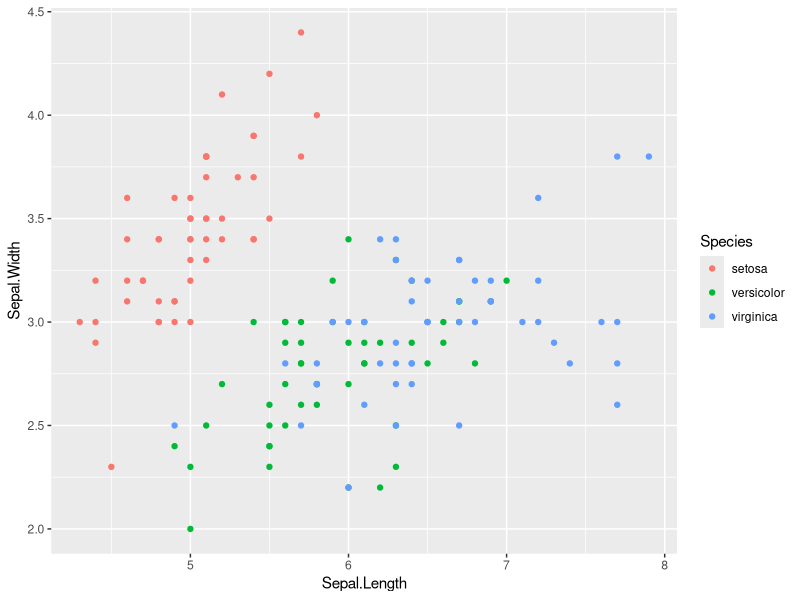
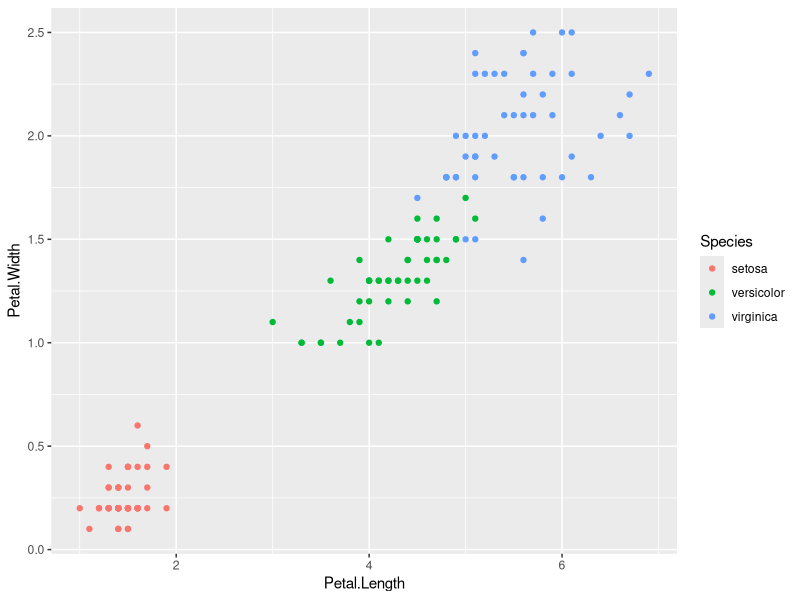

Write the R code that produced these figures, in order. (Note: this script raises an error after producing the figures.)
## ---- chunk 1
library(ggplot2)
library(tidyverse)

## ---- chunk 2
iris %>% ggplot(aes(x=Sepal.Length, y=Sepal.Width, colour=Species))+
  geom_point()

iris %>% ggplot(aes(x=Petal.Length, y=Petal.Width, colour=Species))+
  geom_point()

str(iris)

table(iris$Species)
## ---- chunk 3
summary(iris)
## ---- chunk 4

normalize(iris[1:4])

#Generating a set where the the data is compensated for the lowest datapoint
num<-iris$Sepal.Length-min(iris$Sepal.Length)

#Generating the biggest difference in the dataset
denom<-max(iris$Sepal.Length)-min(iris$Sepal.Length)

#Generating the size of a datapoint relative to the maximum size of a datapoint.
num/denom 
